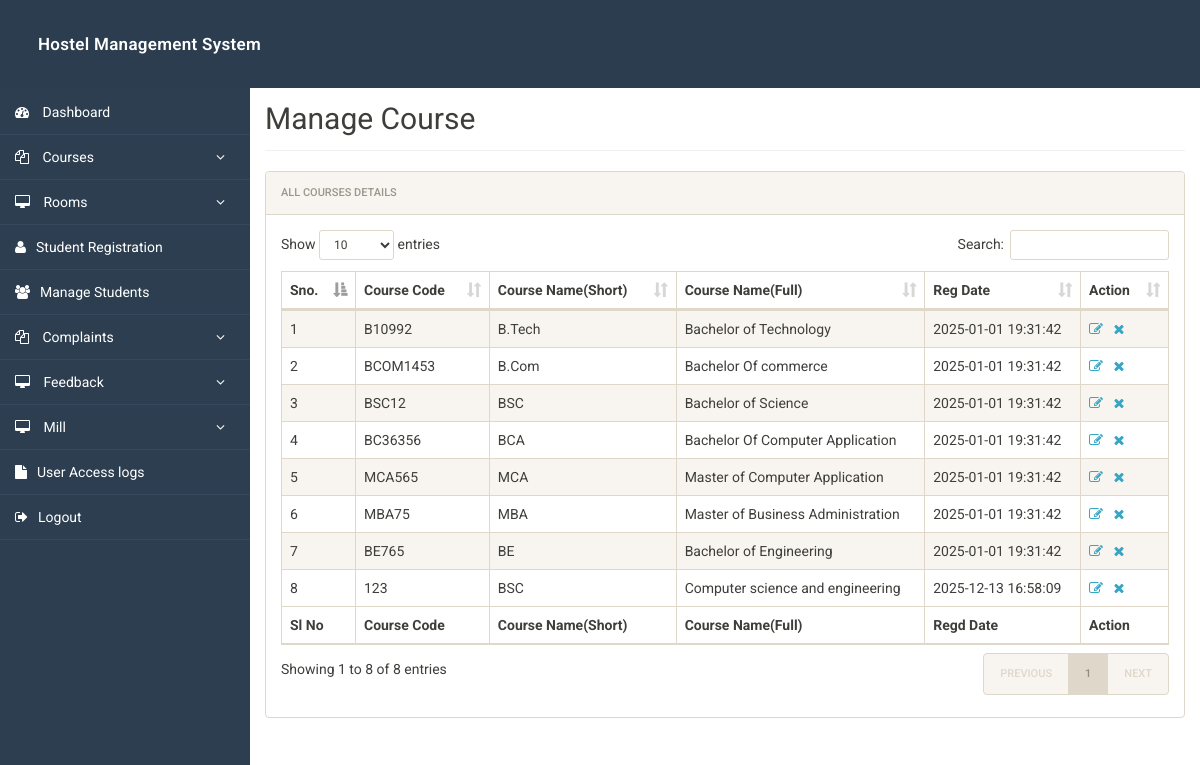
/admin/manage-courses.php (signed in), run on the app's committed database.
### tables this page shows
CREATE TABLE `courses` (
  `id` int(11) NOT NULL,
  `course_code` varchar(255) DEFAULT NULL,
  `course_sn` varchar(255) DEFAULT NULL,
  `course_fn` varchar(255) DEFAULT NULL,
  `posting_date` timestamp NULL DEFAULT current_timestamp()
);

### admin/manage-courses.php (the view, shortened to what this page needs)
<?php
include('includes/config.php');
?>
<!doctype html>
<html lang="en" class="no-js">
<head>
	<link rel="stylesheet" href="css/font-awesome.min.css">
	<link rel="stylesheet" href="css/bootstrap.min.css">
	<link rel="stylesheet" href="css/dataTables.bootstrap.min.css">
	<link rel="stylesheet" href="css/bootstrap-social.css">
	<link rel="stylesheet" href="css/bootstrap-select.css">
	<link rel="stylesheet" href="css/fileinput.min.css">
	<link rel="stylesheet" href="css/awesome-bootstrap-checkbox.css">
	<link rel="stylesheet" href="css/style.css">
</head>
<body>
	<?php include('includes/header.php');?>
	<div class="ts-main-content">
			<?php include('includes/sidebar.php');?>
		<div class="content-wrapper">
			<div class="container-fluid">
				<div class="row">
					<div class="col-md-12">
						<h2 class="page-title" style="margin-top:4%">Manage Course</h2>
						<div class="panel panel-default">
							<div class="panel-heading">All Courses Details</div>
							<div class="panel-body">
								<table id="zctb" class="display table table-striped table-bordered table-hover" cellspacing="0" width="100%">
									<thead>
										<tr>
											<th>Sno.</th>
											<th>Course Code</th>
											<th>Course Name(Short)</th>
											<th>Course Name(Full)</th>
											<th>Reg Date </th>
											<th>Action</th>
										</tr>
									</thead>
									<tfoot>
										<tr>
											<th>Sl No</th>
											<th>Course Code</th>
											<th>Course Name(Short)</th>
											<th>Course Name(Full)</th>
											<th>Regd Date</th>
											<th>Action</th>										</tr>
									</tfoot>
									<tbody>
<?php
$ret="select * from courses";
$stmt= $mysqli->prepare($ret) ;
$stmt->execute() ;
$res=$stmt->get_result();
$cnt=1;
while($row=$res->fetch_object())
	  {
	  	?>
<tr><td><?php echo $cnt;;?></td>
<td><?php echo $row->course_code;?></td>
<td><?php echo $row->course_sn;?></td>
<td><?php echo $row->course_fn;?></td>
<td><?php echo $row->posting_date;?></td>
<td><a href="edit-course.php?id=<?php echo $row->id;?>"><i class="fa fa-edit"></i></a>&nbsp;&nbsp;
<a href="manage-courses.php?del=<?php echo $row->id;?>" onclick="return confirm("Do you want to delete");"><i class="fa fa-close"></i></a></td>
										</tr>
									<?php
$cnt=$cnt+1;
									 } ?>
									</tbody>
								</table>
							</div>
						</div>
					</div>
				</div>
			</div>
		</div>
	</div>
</body>
</html>

### admin/includes/header.php (shortened to what this page needs)
<div class="brand clearfix">
		<a href="#" class="logo" style="font-size:16px; color:#fff;">Hostel Management System</a>
	</div>

### admin/includes/sidebar.php (shortened to what this page needs)
<nav class="ts-sidebar">
			<ul class="ts-sidebar-menu">
				<li><a href="dashboard.php"><i class="fa fa-dashboard" style="color: #fff;"></i> Dashboard</a></li>
					<li><a href="#"><i class="fa fa-files-o" style="color: #fff;"></i> Courses</a>
				</li>
					<li><a href="#"><i class="fa fa-desktop" style="color: #fff;"></i> Rooms</a>
				</li>
				<li><a href="registration.php"><i class="fa fa-user" style="color: #fff;"></i>Student Registration</a></li>
				<li><a href="manage-students.php"><i class="fa fa-users" style="color: #fff;"></i>Manage Students</a></li>
						<li><a href="#"><i class="fa fa-files-o" style="color: #fff;"></i> Complaints</a>
				</li>
				<li><a href="#"><i class="fa fa-desktop" style="color: #fff;"></i> Feedback</a>
				</li>
				<li><a href="#"><i class="fa fa-desktop" style="color: #fff;"></i> Mill</a>
				</li>
				<li><a href="access-log.php"><i class="fa fa-file" style="color: #fff;"></i>User Access logs</a></li>
				<li><a href="logout.php"><i class="fa fa-sign-out" style="color: #fff;"></i>Logout</a></li>
		</nav>

### admin/css/style.css (style rules this page uses)
html { font-size: 14px; }
@media only screen and (min-width: 480px) { html { font-size: 17px; } }
@media only screen and (min-width: 768px) { html { font-size: 14px; } }
body { font-size: 1em; }
a { color: #37a6c4; }
.panel { overflow: hidden; }
ul, li { margin: 0; padding: 0; list-style: none; }
.page-title { padding-bottom: 15px; margin-bottom: 20px; border-bottom: 1px solid #f0f0f0; }
.brand { background: #3e454c; position: relative; z-index: 3; position: fixed; width: 100%; top: 0; }
.brand .logo { box-sizing: border-box; padding: 20px; float: left; display: block; width: 300px; }
@media only screen and (min-width: 992px) { .brand .logo { width: 300px; } }
.ts-sidebar { background: #2c3136; max-height: 0; transition: max-height 0.3s; overflow: hidden; position: fixed; z-index: 2; width: 100%; bottom: 0; top: 80px; overflow-y: auto; }
@media only screen and (min-width: 992px) { .ts-sidebar { max-height: 100%; bottom: 0; } }
.ts-sidebar-menu a { display: block; text-decoration: none; padding: 12px 15px; color: #fff; }
.ts-sidebar-menu li { position: relative; }
.ts-sidebar-menu li i { color: #585c64; margin-right: 10px; }
.ts-main-content .content-wrapper { padding-top: 15px; margin-top: 50px !important; }
@media only screen and (min-width: 992px) { .ts-main-content .ts-sidebar { width: 250px; float: left; } }
@media only screen and (min-width: 992px) { .ts-main-content .content-wrapper { margin-left: 250px; } }

### admin/includes/header.php (style rules this page uses)
.brand { background: #2b3d4f; padding: 12px 18px; }
.brand .logo { font-size: 17px !important; font-weight: 600; letter-spacing: .3px; width: 300px; color: #fff; text-decoration: none; }

### admin/includes/sidebar.php (style rules this page uses)
.ts-sidebar { width: 250px; background: #2c3e50; min-height: 100vh; padding-top: 10px; }
.ts-sidebar-menu { list-style: none; margin: 0; padding: 0; }
.ts-sidebar-menu li { position: relative; }
.ts-sidebar-menu > li > a { display: block; padding: 12px 15px; color: #fff; text-decoration: none; border-bottom: 1px solid #34495e; }

### data on the page
courses: course_code "B10992", course_sn "B.Tech", course_fn "Bachelor of Technology", posting_date "2025-01-01 19:31:42"
courses: course_code "BCOM1453", course_sn "B.Com", course_fn "Bachelor Of commerce", posting_date "2025-01-01 19:31:42"
courses: course_code "BSC12", course_sn "BSC", course_fn "Bachelor of Science", posting_date "2025-01-01 19:31:42"
courses: course_code "BC36356", course_sn "BCA", course_fn "Bachelor Of Computer Application", posting_date "2025-01-01 19:31:42"
courses: course_code "MCA565", course_sn "MCA", course_fn "Master of Computer Application", posting_date "2025-01-01 19:31:42"
courses: course_code "MBA75", course_sn "MBA", course_fn "Master of Business Administration", posting_date "2025-01-01 19:31:42"
courses: course_code "BE765", course_sn "BE", course_fn "Bachelor of Engineering", posting_date "2025-01-01 19:31:42"
courses: course_code "123", course_sn "BSC", course_fn "Computer science and engineering", posting_date "2025-12-13 16:58:09"
